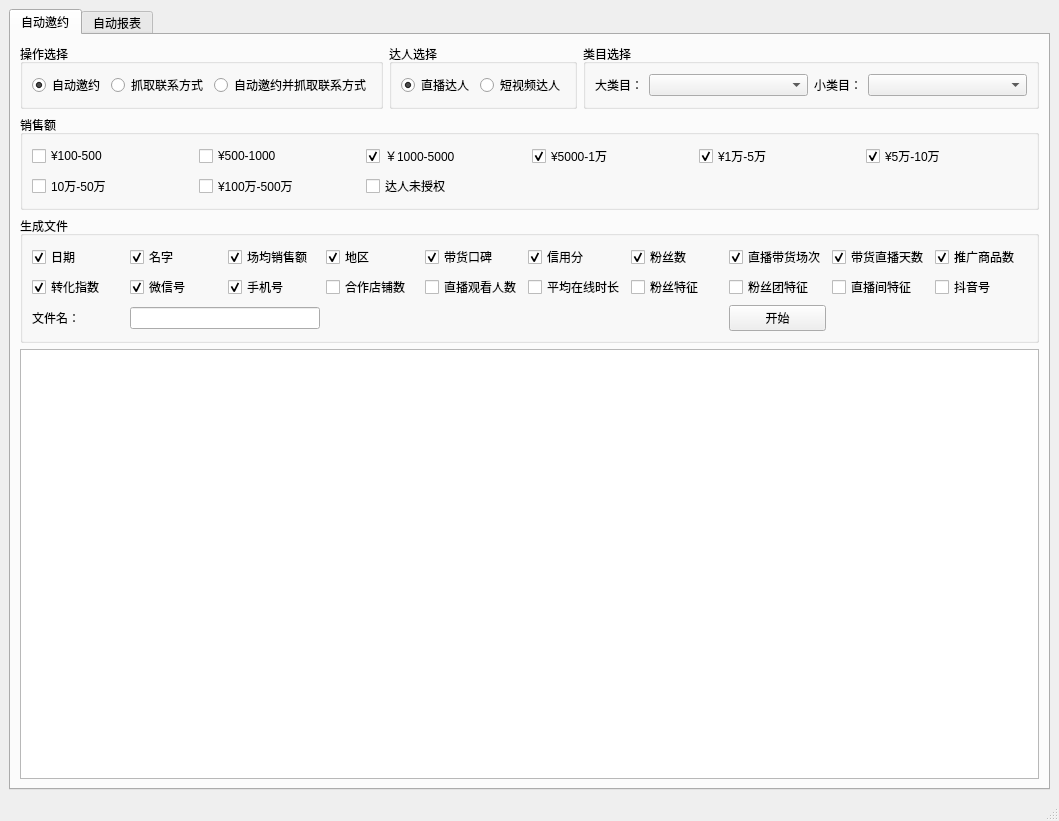
<?xml version="1.0" encoding="UTF-8"?>
<ui version="4.0">
 <class>MainWindow</class>
 <widget class="QMainWindow" name="MainWindow">
  <property name="geometry">
   <rect>
    <x>0</x>
    <y>0</y>
    <width>1059</width>
    <height>821</height>
   </rect>
  </property>
  <property name="windowTitle">
   <string>抖店自动邀约</string>
  </property>
  <widget class="QWidget" name="centralwidget">
   <layout class="QHBoxLayout" name="horizontalLayout">
    <item>
     <widget class="QTabWidget" name="tabWidget">
      <property name="currentIndex">
       <number>0</number>
      </property>
      <widget class="QWidget" name="tab">
       <attribute name="title">
        <string>自动邀约</string>
       </attribute>
       <layout class="QGridLayout" name="gridLayout_3" rowstretch="0,0,0,0,0,0">
        <item row="5" column="0" colspan="3">
         <widget class="QTextBrowser" name="textBrowser"/>
        </item>
        <item row="4" column="0" colspan="3">
         <widget class="QGroupBox" name="groupBox_5">
          <property name="title">
           <string>生成文件</string>
          </property>
          <layout class="QGridLayout" name="gridLayout_2">
           <item row="0" column="1">
            <widget class="QCheckBox" name="name_checkBox">
             <property name="text">
              <string>名字</string>
             </property>
             <property name="checked">
              <bool>true</bool>
             </property>
            </widget>
           </item>
           <item row="0" column="6">
            <widget class="QCheckBox" name="fans_num_checkBox">
             <property name="text">
              <string>粉丝数</string>
             </property>
             <property name="checked">
              <bool>true</bool>
             </property>
            </widget>
           </item>
           <item row="0" column="7">
            <widget class="QCheckBox" name="sell_goods_num_checkBox">
             <property name="text">
              <string>直播带货场次</string>
             </property>
             <property name="checked">
              <bool>true</bool>
             </property>
            </widget>
           </item>
           <item row="0" column="0">
            <widget class="QCheckBox" name="date_checkBox">
             <property name="text">
              <string>日期</string>
             </property>
             <property name="checked">
              <bool>true</bool>
             </property>
            </widget>
           </item>
           <item row="0" column="5">
            <widget class="QCheckBox" name="credit_score_checkBox">
             <property name="text">
              <string>信用分</string>
             </property>
             <property name="checked">
              <bool>true</bool>
             </property>
            </widget>
           </item>
           <item row="0" column="8">
            <widget class="QCheckBox" name="sell_goods_day_checkBox">
             <property name="text">
              <string>带货直播天数</string>
             </property>
             <property name="checked">
              <bool>true</bool>
             </property>
            </widget>
           </item>
           <item row="0" column="9">
            <widget class="QCheckBox" name="goods_num_checkBox">
             <property name="text">
              <string>推广商品数</string>
             </property>
             <property name="checked">
              <bool>true</bool>
             </property>
            </widget>
           </item>
           <item row="3" column="1" colspan="2">
            <widget class="QLineEdit" name="save_name_lineEdit"/>
           </item>
           <item row="3" column="0">
            <widget class="QLabel" name="label_4">
             <property name="text">
              <string>文件名：</string>
             </property>
            </widget>
           </item>
           <item row="0" column="4">
            <widget class="QCheckBox" name="word_of_mouth_checkBox">
             <property name="text">
              <string>带货口碑</string>
             </property>
             <property name="checked">
              <bool>true</bool>
             </property>
            </widget>
           </item>
           <item row="0" column="3">
            <widget class="QCheckBox" name="area_checkBox">
             <property name="text">
              <string>地区</string>
             </property>
             <property name="checked">
              <bool>true</bool>
             </property>
            </widget>
           </item>
           <item row="0" column="2">
            <widget class="QCheckBox" name="average_sales_checkBox">
             <property name="text">
              <string>场均销售额</string>
             </property>
             <property name="checked">
              <bool>true</bool>
             </property>
            </widget>
           </item>
           <item row="1" column="0">
            <widget class="QCheckBox" name="conversion_num_checkBox">
             <property name="text">
              <string>转化指数</string>
             </property>
             <property name="checked">
              <bool>true</bool>
             </property>
            </widget>
           </item>
           <item row="1" column="1">
            <widget class="QCheckBox" name="wechatid_checkBox">
             <property name="text">
              <string>微信号</string>
             </property>
             <property name="checked">
              <bool>true</bool>
             </property>
            </widget>
           </item>
           <item row="1" column="8">
            <widget class="QCheckBox" name="live_room_feature_checkBox">
             <property name="text">
              <string>直播间特征</string>
             </property>
            </widget>
           </item>
           <item row="1" column="7">
            <widget class="QCheckBox" name="fans_group_feature_checkBox">
             <property name="text">
              <string>粉丝团特征</string>
             </property>
            </widget>
           </item>
           <item row="1" column="6">
            <widget class="QCheckBox" name="fans_feature_checkBox">
             <property name="text">
              <string>粉丝特征</string>
             </property>
            </widget>
           </item>
           <item row="1" column="5">
            <widget class="QCheckBox" name="average_live_time_checkBox">
             <property name="text">
              <string>平均在线时长</string>
             </property>
            </widget>
           </item>
           <item row="1" column="4">
            <widget class="QCheckBox" name="live_num_checkBox">
             <property name="text">
              <string>直播观看人数</string>
             </property>
            </widget>
           </item>
           <item row="1" column="3">
            <widget class="QCheckBox" name="store_num_checkBox">
             <property name="text">
              <string>合作店铺数</string>
             </property>
            </widget>
           </item>
           <item row="1" column="2">
            <widget class="QCheckBox" name="phone_num_checkBox">
             <property name="text">
              <string>手机号</string>
             </property>
             <property name="checked">
              <bool>true</bool>
             </property>
            </widget>
           </item>
           <item row="1" column="9">
            <widget class="QCheckBox" name="douyinid_checkBox">
             <property name="text">
              <string>抖音号</string>
             </property>
            </widget>
           </item>
           <item row="3" column="7">
            <widget class="QPushButton" name="start_pushButton">
             <property name="text">
              <string>开始</string>
             </property>
            </widget>
           </item>
          </layout>
         </widget>
        </item>
        <item row="0" column="1">
         <widget class="QGroupBox" name="groupBox">
          <property name="title">
           <string>达人选择</string>
          </property>
          <layout class="QHBoxLayout" name="horizontalLayout_2">
           <item>
            <widget class="QRadioButton" name="live_daren_radioButton">
             <property name="text">
              <string>直播达人</string>
             </property>
             <property name="checked">
              <bool>true</bool>
             </property>
            </widget>
           </item>
           <item>
            <widget class="QRadioButton" name="video_daren_radioButton">
             <property name="text">
              <string>短视频达人</string>
             </property>
            </widget>
           </item>
          </layout>
         </widget>
        </item>
        <item row="2" column="0" colspan="3">
         <widget class="QGroupBox" name="groupBox_2">
          <property name="title">
           <string>销售额</string>
          </property>
          <layout class="QGridLayout" name="gridLayout">
           <item row="0" column="5">
            <widget class="QCheckBox" name="sales_5w_10w_checkBox">
             <property name="text">
              <string>¥5万-10万</string>
             </property>
             <property name="checked">
              <bool>true</bool>
             </property>
            </widget>
           </item>
           <item row="0" column="2">
            <widget class="QCheckBox" name="sales_1k_5k_checkBox">
             <property name="text">
              <string>￥1000-5000</string>
             </property>
             <property name="checked">
              <bool>true</bool>
             </property>
            </widget>
           </item>
           <item row="0" column="4">
            <widget class="QCheckBox" name="sales_1w_5w_checkBox">
             <property name="text">
              <string>¥1万-5万</string>
             </property>
             <property name="checked">
              <bool>true</bool>
             </property>
            </widget>
           </item>
           <item row="0" column="0">
            <widget class="QCheckBox" name="sales_100_500_checkBox">
             <property name="text">
              <string>¥100-500</string>
             </property>
            </widget>
           </item>
           <item row="0" column="3">
            <widget class="QCheckBox" name="sales_5k_1w_checkBox">
             <property name="text">
              <string>¥5000-1万</string>
             </property>
             <property name="checked">
              <bool>true</bool>
             </property>
            </widget>
           </item>
           <item row="0" column="1">
            <widget class="QCheckBox" name="sales_500_1k_checkBox">
             <property name="text">
              <string>¥500-1000</string>
             </property>
            </widget>
           </item>
           <item row="1" column="0">
            <widget class="QCheckBox" name="sales_10w_50w_checkBox">
             <property name="text">
              <string>10万-50万</string>
             </property>
            </widget>
           </item>
           <item row="1" column="1">
            <widget class="QCheckBox" name="sales_100w_500w_checkBox">
             <property name="text">
              <string>¥100万-500万</string>
             </property>
            </widget>
           </item>
           <item row="1" column="2">
            <widget class="QCheckBox" name="sales_is_none_checkBox">
             <property name="text">
              <string>达人未授权</string>
             </property>
            </widget>
           </item>
          </layout>
         </widget>
        </item>
        <item row="0" column="2">
         <widget class="QGroupBox" name="groupBox_3">
          <property name="title">
           <string>类目选择</string>
          </property>
          <layout class="QHBoxLayout" name="horizontalLayout_3" stretch="0,1,0,1">
           <item>
            <widget class="QLabel" name="label_2">
             <property name="text">
              <string>大类目：</string>
             </property>
            </widget>
           </item>
           <item>
            <widget class="QComboBox" name="big_class_comboBox"/>
           </item>
           <item>
            <widget class="QLabel" name="label_3">
             <property name="text">
              <string>小类目：</string>
             </property>
            </widget>
           </item>
           <item>
            <widget class="QComboBox" name="small_class_comboBox"/>
           </item>
          </layout>
         </widget>
        </item>
        <item row="0" column="0">
         <widget class="QGroupBox" name="groupBox_4">
          <property name="title">
           <string>操作选择</string>
          </property>
          <layout class="QHBoxLayout" name="horizontalLayout_4">
           <item>
            <widget class="QRadioButton" name="invite_radioButton">
             <property name="text">
              <string>自动邀约</string>
             </property>
             <property name="checked">
              <bool>true</bool>
             </property>
            </widget>
           </item>
           <item>
            <widget class="QRadioButton" name="catch_wechat_id_radioButton">
             <property name="text">
              <string>抓取联系方式</string>
             </property>
            </widget>
           </item>
           <item>
            <widget class="QRadioButton" name="invite_and_catch_radioButton">
             <property name="text">
              <string>自动邀约并抓取联系方式</string>
             </property>
            </widget>
           </item>
          </layout>
         </widget>
        </item>
       </layout>
      </widget>
      <widget class="QWidget" name="tab_2">
       <attribute name="title">
        <string>自动报表</string>
       </attribute>
      </widget>
     </widget>
    </item>
   </layout>
  </widget>
  <widget class="QStatusBar" name="statusbar"/>
 </widget>
 <resources/>
 <connections/>
</ui>
